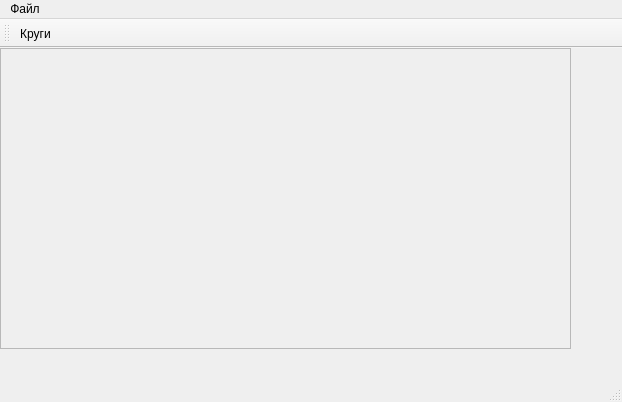
<?xml version="1.0" encoding="UTF-8"?>
<ui version="4.0">
 <class>MainWindow</class>
 <widget class="QMainWindow" name="MainWindow">
  <property name="geometry">
   <rect>
    <x>0</x>
    <y>0</y>
    <width>622</width>
    <height>402</height>
   </rect>
  </property>
  <property name="windowTitle">
   <string>MainWindow</string>
  </property>
  <widget class="QWidget" name="centralWidget">
   <widget class="QScrollArea" name="scrollArea">
    <property name="geometry">
     <rect>
      <x>0</x>
      <y>0</y>
      <width>571</width>
      <height>301</height>
     </rect>
    </property>
    <property name="verticalScrollBarPolicy">
     <enum>Qt::ScrollBarAsNeeded</enum>
    </property>
    <property name="horizontalScrollBarPolicy">
     <enum>Qt::ScrollBarAsNeeded</enum>
    </property>
    <property name="sizeAdjustPolicy">
     <enum>QAbstractScrollArea::AdjustIgnored</enum>
    </property>
    <property name="widgetResizable">
     <bool>true</bool>
    </property>
    <widget class="QWidget" name="scrollAreaWidgetContents">
     <property name="geometry">
      <rect>
       <x>0</x>
       <y>0</y>
       <width>569</width>
       <height>299</height>
      </rect>
     </property>
     <widget class="QLabel" name="label">
      <property name="geometry">
       <rect>
        <x>10</x>
        <y>10</y>
        <width>531</width>
        <height>271</height>
       </rect>
      </property>
      <property name="sizePolicy">
       <sizepolicy hsizetype="Ignored" vsizetype="Ignored">
        <horstretch>0</horstretch>
        <verstretch>0</verstretch>
       </sizepolicy>
      </property>
      <property name="text">
       <string/>
      </property>
      <property name="scaledContents">
       <bool>true</bool>
      </property>
     </widget>
    </widget>
   </widget>
  </widget>
  <widget class="QMenuBar" name="menuBar">
   <property name="geometry">
    <rect>
     <x>0</x>
     <y>0</y>
     <width>622</width>
     <height>21</height>
    </rect>
   </property>
   <widget class="QMenu" name="menu">
    <property name="title">
     <string>Файл</string>
    </property>
    <addaction name="action"/>
   </widget>
   <addaction name="menu"/>
  </widget>
  <widget class="QToolBar" name="mainToolBar">
   <attribute name="toolBarArea">
    <enum>TopToolBarArea</enum>
   </attribute>
   <attribute name="toolBarBreak">
    <bool>false</bool>
   </attribute>
   <addaction name="HoughCircle"/>
  </widget>
  <widget class="QStatusBar" name="statusBar"/>
  <action name="HoughCircle">
   <property name="text">
    <string>Круги</string>
   </property>
  </action>
  <action name="action">
   <property name="text">
    <string>Открыть</string>
   </property>
  </action>
 </widget>
 <layoutdefault spacing="6" margin="11"/>
 <resources/>
 <connections/>
</ui>
